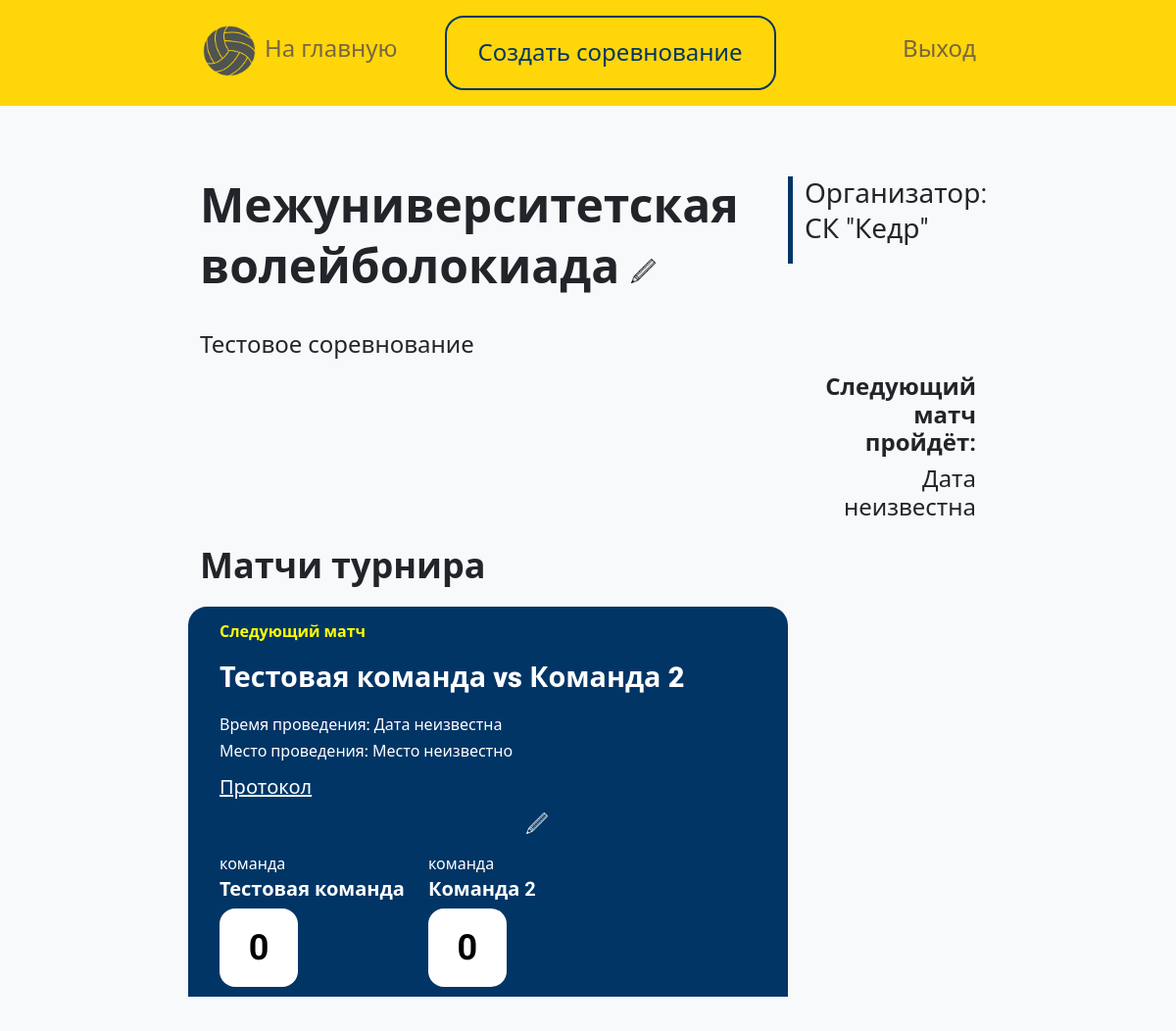
Screenshot of /competition/2/ (signed in) with the database file from the repository.
### SCSapp/models.py (models this page shows, shortened)
class Competition(models.Model):
    ANNOUNSED = 'Announsed'
    CURRENT = 'Current'
    PAST = 'Past'
    competitionStatusChoises = [
        (ANNOUNSED, 'Announsed'),
        (CURRENT, 'Current'),
        (PAST, 'Past'),
    ]
    status = models.CharField(
        max_length=12,
        choices=competitionStatusChoises
    )
    name = models.CharField(max_length=100, verbose_name="Заголовок")
    discription = models.TextField(blank=True, verbose_name="Описание")
    lastTimeForApplications = models.DateTimeField(verbose_name="Заявки на участие принимаются до")
    competitionEndDateTime = models.DateTimeField(blank=True, null=True, verbose_name="Соревнование завершилось")
    organizer = models.ForeignKey(User, on_delete=models.CASCADE, verbose_name="Организатор")
    organizerName = models.CharField(max_length=32, null=True)
    theNumberOfTeamsRequiredToStartTheCompetition = models.IntegerField(default=4)
    protocol = models.FileField(upload_to='competition_protocols', null=True, blank=True, verbose_name="Протокол")
    class Meta:
        permissions = [
            ('control_competition','the user must be the judge')
        ]
        verbose_name = 'Соревнование'
        verbose_name_plural = 'Соревнования'

class Match(models.Model):
    class Meta:
        verbose_name = 'Матч'
        verbose_name_plural = 'Матчи'
    name = models.CharField(max_length=64)
    nextMatch = models.ForeignKey('self', on_delete=models.CASCADE, null=True, default=None, blank=True)
    firstTeam = models.ForeignKey(VolleyballTeam, blank=True,
        null=True, on_delete=models.SET_NULL, related_name="first_team", default=None)
    secondTeam = models.ForeignKey(VolleyballTeam, blank=True,
        null=True, on_delete=models.SET_NULL, related_name="second_team", default=None)
    competition = models.ForeignKey(Competition, on_delete=models.CASCADE)
    matchDateTime = models.DateTimeField(null=True, default=None)
    firstTeamScore = models.IntegerField(default=0)
    secondTeamScore = models.IntegerField(default=0)
    place = models.CharField(max_length=128, blank=True, null=True)
    status_isCompleted = models.BooleanField(default=False)
    protocol = models.FileField(upload_to='match_protocols', null=True, blank=True)
    def getDateTime(self):
        if self.matchDateTime:
            return self.matchDateTime.strftime("%Y:%m:%d %H:%M")
        else: return "Дата неизвестна"

class VolleyballTeam(models.Model):
    name = models.CharField(max_length=64, verbose_name="Название")
    registratedTime = models.DateTimeField(auto_now_add=True, verbose_name="Время регистрации")
    discription = models.TextField(blank=True, verbose_name="Описание")
    competition = models.ForeignKey('Competition', on_delete=models.CASCADE, verbose_name="Соревнования")
    user = models.ForeignKey(User, on_delete=models.CASCADE)
    class Meta:
        verbose_name = 'Команда'
        verbose_name_plural = 'Команды'
    def __str__(self):
        return self.name

### SCSapp/views.py (the view, shortened to what this page needs)
# urls.py: path('competition/<comp_id>/', views.competitionView, name='competition'),
def competitionView(request, comp_id):
    checkCompetitionStart()
    userAuth = request.user.is_authenticated
    competition = get_object_or_404(Competition, pk=comp_id)
    compForm = CreateCompetitionsForm(instance=competition)
    matches = Match.objects.all().filter(competition=competition).order_by('status_isCompleted', 'matchDateTime')
    teamForm = [RegistrVolleybolTeamForm()]
    PlayerFormSet = formset_factory(RegistrPlayerForm, extra=6)
    teamForm.append(PlayerFormSet)
    MatchFormSet = formset_factory(MatchEditForm)
    if competition.status == Competition.ANNOUNSED:                                             #    ЗАЯВКА НА УЧАСТИЕ
        if userAuth:
            if not request.user.has_perm('SCS.control_competition'):
                if len(VolleyballTeam.objects.all().filter(competition=competition).filter(user=request.user)) == 0:
                    requestData = {"userIsJudge": False, "competition": competition, "userAuth":userAuth,
                                   "teamForm": teamForm, "unableToCreateTeam": False}
                else:
                    requestData = {"userIsJudge": False, "competition": competition, "unableToCreateTeam": True,
                                   "userAuth": userAuth, 'teamFormAns':"Ваша заявка на участие принята"}
            else:
                requestData = {"userIsJudge":True, "competition":competition, "compForm":compForm,
                               "unableToCreateTeam": True, "userAuth":userAuth, }
        else:
            requestData = {"userIsJudge": False, "competition": competition, "unableToCreateTeam": True, "userAuth":userAuth}
    else:
        matchRunNow = False                                                                     #       ТЕКУЩИЙ МАТЧ
        now = pytz.UTC.localize(datetime.now())
        currentMatchData = []
        for match in matches:
            if match.matchDateTime:
                if not match.status_isCompleted and match.matchDateTime < now:
                    currentMatchData.append([match.firstTeam.name, match.secondTeam.name])
                    currentMatchData.append([match.firstTeamScore, match.secondTeamScore])
                    currentMatchData.append(MatchEvent.objects.all().filter(match=match))
                    matchRunNow = True
                    break
        matchFormSetInitData, matchesEvents = list(), list()                    #     ТУРНИРНАЯ СЕТКА
        nextMDT = None
        if len(matches): nextMDT = matches[0].matchDateTime
        for match in matches:
            matchFormInitData = {
                'name':match.name,
                'place':match.place,
                'matchDateTime':match.matchDateTime,
                'firstTeamScore':match.firstTeamScore,
                'secondTeamScore':match.secondTeamScore
            }
            matchFormSetInitData.append(matchFormInitData)
            matchesEvents.append(MatchEvent.objects.all().filter(match=match))
            if match.matchDateTime and nextMDT:
                if match.matchDateTime > now and match.matchDateTime < nextMDT:
                    nextMDT = match.matchDateTime
        if nextMDT:
            nextMatchDateTime = nextMDT.strftime("%Y:%m:%d %H:%M")
        else: nextMatchDateTime = "Дата неизвестна"
        matchFormSet = MatchFormSet(initial=matchFormSetInitData)
        indexes = [i for i in range(0, len(matches))]
        matchesData = list(zip(matches, matchesEvents, matchFormSet, indexes))
        requestData = {
            "userIsJudge":request.user.has_perm('SCS.control_competition'),
            "matchesData":matchesData, "competition":competition, "compForm":compForm, 'matchFormSet':matchFormSet,
            "currentMatchData":currentMatchData, "matchRunNow":matchRunNow, "unableToCreateTeam": True,
            'now':now+timedelta(hours=2), "userAuth":userAuth, 'nextMatchDateTime':nextMatchDateTime
        }
    if request.method == "GET":
        return render(request, "competition.html", requestData)

### SCSapp/func.py (called while the page is built)
def checkCompetitionStart():
    competitions = Competition.objects.all().filter(status= Competition.ANNOUNSED)
    for comp in competitions:
        if comp.lastTimeForApplications < pytz.UTC.localize(datetime.now()):
            comp.makeStandings()

### templates/competition.html (shortened to what this page needs)
{% extends 'base.html' %}
{% block content %}
{% load static %}
<div class="row justify-content-between competitionInfoConteiner">
    <div class="col-12 col-md-8">
        <p class="title">
            {{ competition.name }}
            {% if userIsJudge %}
            <a  data-bs-toggle="collapse" href="#collapseCompetitionEdit" role="button" aria-expanded="false" aria-controls="collapseExample">
                <img src="{% static 'pancil_black.png' %}" width="25" height="25">
            </a>
            {% endif %}
        </p>
        <p class="discription">{{ competition.discription }}</p>
    </div>
    <div class="col-12 col-md-3">
        <div class="row organizer">
            <p>Организатор: {{ competition.organizerName }}</p>
        </div>
        <div class="row dateTimeInfo">
            {% if competition.status == 'Announsed' %}
                <p class="h4"><strong>Заявки принимаются до:</strong></p>
                <p class="h4">{{ competition.getLastTimeForApplicationStr }}</p>
            {% elif competition.status == 'Current' %}
                <p class="h4"><strong>Следующий матч пройдёт:</strong></p>
                <p class="h4">{{ nextMatchDateTime }}</p>
            {% else %}
                <p class="h4"><strong>Соревнования завершились:</strong></p>
                <p class="h4">{{ competition.getEndDateTimeStr }}</p>
            {% endif %}
        </div>
    </div>
</div>
{% if competition.status == 'Current' or competition.status == 'Past' %}
<p class="h2 mt-3"><strong>Матчи турнира</strong></p>
{% for matchData, matchEvent, matchForm, matchIndex in matchesData %}
    <div class="row">
        {% if matchData.status_isCompleted %}
        <div class="col-12 col-lg-9 match pastMatch">
        {% else %}
        <div class="col-12 col-lg-9 match ">
        {% endif %}
            <div class="row justify-content-between">
                <div class="col-auto">
                    {% if matchIndex == 0 and matchData.status_isCompleted == False %}
                    <p class="h6 notification"><strong>Следующий матч</strong></p>
                    {% endif %}
                    <p class="title"><strong>{{ matchData.name }}</strong></p>
                    <p class="h6">Время проведения: {{ matchData.getDateTime }}</p>
                    <p class="h6">Место проведения:
                        {% if matchData.place %}
                            {{ matchData.place }}
                        {% else %}
                            Место неизвестно
                        {% endif %}
                    </p>
                    <a class="h5" href="#">Протокол</a>
                </div>
                <div class="col-auto">
                    {% if userIsJudge and not matchData.status_isCompleted %}
                    <div class="row justify-content-end">
                        <div class="col-auto me-3">
                            <a data-bs-toggle="collapse" href="#collapseEditMatchInd{{matchIndex}}" role="button" aria-expanded="false" aria-controls="collapseExample">
                                <img src="{% static 'pancil.png' %}" width="22" height="22">
                            </a>
                        </div>
                    </div>
                    <div class="row mt-3 me-3 justify-content-end">
                    {% else %}
                    <div class="row mt-5 me-3 justify-content-end">
                    {% endif %}
                        <div class="col-auto">
                            <p class="h6 mb-1">команда</p>
                            {% if not matchData.firstTeam == None %}
                                <p class="h5"><strong>{{ matchData.firstTeam.name }}</strong></p>
                            {% else %}
                                <p class="h5"><strong>________</strong></p>
                            {% endif %}
                            {% if not matchData.status_isCompleted %}
                            <div class="score">
                                <strong>{{ matchData.firstTeamScore}}</strong>
                            </div>
                            {% endif %}
                        </div>
                        <div class="col-auto">
                            <p class="h6 mb-1">команда</p>
                            {% if not matchData.secondTeam == None %}
                            <p class="h5"><strong>{{ matchData.secondTeam.name }}</strong></p>
                            {% else %}
                                <p class="h5"><strong>________</strong></p>
                            {% endif %}
                            {% if not matchData.status_isCompleted  %}
                            <div class="score">
                                <strong>{{ matchData.secondTeamScore}}</strong>
                            </div>
                            {% endif %}
                        </div>
                    </div>
                </div>
            </div>
        </div>
    </div>
{% endfor %}
        </div>
{% endif %}
{% endblock %}

### rows the page displays
Competition: name "Межуниверситетская волейболокиада", discription "Тестовое соревнование", organizerName "СК \"Кедр\""
Match: status_isCompleted "Следующий матч", name "Тестовая команда vs Команда 2", getDateTime "Дата неизвестна", shows "Место неизвестно", firstTeam.name "Тестовая команда", firstTeamScore "0", secondTeam.name "Команда 2", secondTeamScore "0"

### other values shown
{{ nextMatchDateTime }} "Дата неизвестна"
